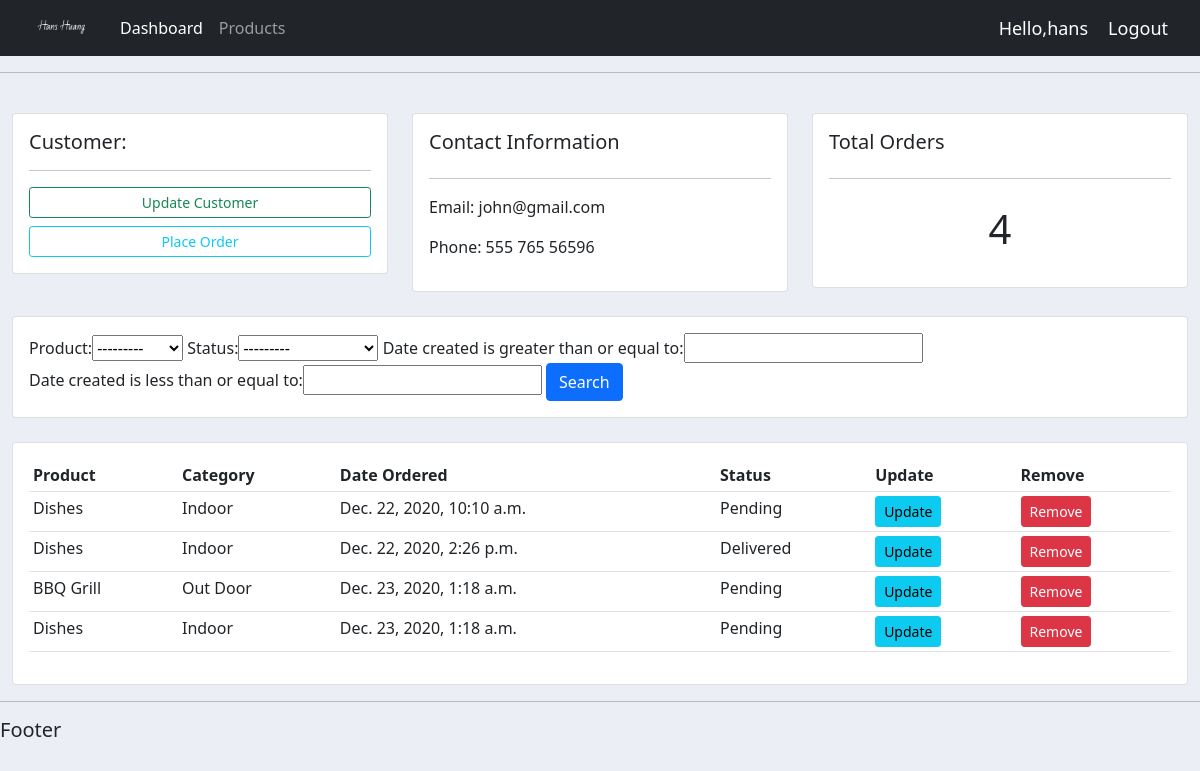
Page /customer/1 (signed in) on the committed database.
### accounts/models.py (models this page shows, shortened)
class Customer(models.Model):
    user = models.OneToOneField(User, blank=True, null=True, on_delete=models.CASCADE)
    name = models.CharField(max_length=200, null=True)
    phone = models.CharField(max_length=200, null=True)
    email = models.CharField(max_length=200, null=True)
    profile_pic = models.ImageField(default="default_profile_pic.png", null=True, blank=True)
    date_created = models.DateTimeField(auto_now_add=True, null=True)

class Order(models.Model):
    STATUS = (
        ('Pending', 'Pending'),
        ('Out for delivery', 'Out for delivery'),
        ('Delivered', 'Delivered'),
    )
    customer = models.ForeignKey(Customer, null=True, on_delete=models.SET_NULL)
    product = models.ForeignKey(Product, null=True, on_delete=models.SET_NULL)
    date_created = models.DateTimeField(auto_now_add=True, null=True)
    status = models.CharField(max_length=200, null=True, choices=STATUS)

class Product(models.Model):
    CATEGORY = (
        ('Indoor', 'Indoor'),
        ('Out Door', 'Out Door'),
    )
    name = models.CharField(max_length=200, null=True)
    price = models.FloatField(null=True)
    category = models.CharField(max_length=200, null=True, choices=CATEGORY)
    description = models.CharField(max_length=200, null=True, blank=True)
    date_created = models.DateTimeField(auto_now_add=True, null=True)
    tags = models.ManyToManyField(Tag)
    def __str__(self):
        return self.name

### accounts/decorators.py (the view)
        def wrapper_func(request, *args, **kwargs):
            group = None
            if request.user.groups.exists():
                group = request.user.groups.all()[0].name
            if group in allowed_roles:
                return view_func(request, *args, **kwargs)
            else:
                return HttpResponse("You are not authorized to view this page")

### accounts/views.py (called while the page is built)
@login_required(login_url='login')
@allowed_user(allowed_roles=['admin'])
def customer(request, pk):
    customer = Customer.objects.get(pk=pk)
    orders = customer.order_set.all()
    order_count = orders.count()
    my_filter = OrderFilter(request.GET, queryset=orders)
    orders = my_filter.qs
    context = {
        'customer': customer,
        'orders': orders,
        'order_count': order_count,
        'my_filter': my_filter,
    }
    return render(request, 'accounts/customer.html', context)

### accounts/templates/accounts/customer.html
{% extends 'base.html' %}
{% block content %}
    <br>
    <div class="row">
        <div class="col-md">
            <div class="card">
                <div class="card-body">
                    <h5>Customer:</h5>
                    <hr>
                    <div class="d-grid gap-2">
                        <a class="btn btn-outline-success btn-sm" href="">Update Customer</a>
                        <a class="btn btn-outline-info btn-sm" href="{% url 'create_order' customer.pk %}">Place Order</a>
                    </div>
                </div>
            </div>
        </div>
        <div class="col-md">
            <div class="card card-body">
                <h5>Contact Information</h5>
                <hr>
                <p>Email: {{ customer.email }}</p>
                <p>Phone: {{ customer.phone }}</p>
            </div>
        </div>
        <div class="col-md">
            <div class="card card-body">
                <h5>Total Orders</h5>
                <hr>
                <h1 style="text-align: center;padding: 10px">{{ order_count }}</h1>
            </div>
        </div>
    </div>
    <br>
    <div class="row">
        <div class="col">
            <div class="card card-body">
                <form method="get">
                    {{ my_filter.form }}
                    <button class="btn btn-primary" type="submit">Search</button>
                </form>
            </div>
        </div>
    </div>
    <br>
    <div class="row">
        <div class="col-md">
            <div class="card card-body">
                <table class="table table-sm">
                    <tr>
                        <th>Product</th>
                        <th>Category</th>
                        <th>Date Ordered</th>
                        <th>Status</th>
                        <th>Update</th>
                        <th>Remove</th>
                    </tr>
                    {% for order in orders %}
                        <tr>
                            <td>{{ order.product }}</td>
                            <td>{{ order.product.category }}</td>
                            <td>{{ order.date_created }}</td>
                            <td>{{ order.status }}</td>
                            <td><a href="{% url 'update_order' order.pk %}" class="btn btn-sm btn-info">Update</a> </td>
                            <td><a href="{% url 'delete_order' order.pk %}" class="btn btn-sm btn-danger">Remove</a> </td>
                        </tr>
                    {%  endfor %}
                </table>
            </div>
        </div>
    </div>
{% endblock %}

### accounts/templates/navbar.html (shortened to what this page needs)
{% load static %}
<nav class="navbar navbar-expand-lg navbar-dark bg-dark">
    <div class="container-fluid">
        <img src="{% static 'images/signature.png' %}" height="30">
        <div class="collapse navbar-collapse" id="navbarNav">
            <ul class="navbar-nav">
                {% if request.user.is_staff %}
                    <li class="nav-item">
                        <a class="nav-link active" aria-current="page" href="{% url 'home' %}">Dashboard</a>
                    </li>
                    <li class="nav-item">
                        <a class="nav-link" href="{% url 'products' %}">Products</a>
                    </li>
                {% endif %}
            </ul>
        </div>
        <span class="hello-msg">Hello,{{ request.user }}</span>
        <span><a class="hello-msg" style="text-decoration: none" href="{% url 'logout' %}">Logout</a> </span>
    </div>
</nav>

### static/css/main.css (style rules this page uses)
body { background-color: #ebeff5; }

### accounts/templates/navbar.html (style rules this page uses)
.hello-msg { font-size: 18px; color: white; margin-right: 20px; }

### rows in the picture
Customer: email "john@gmail.com", phone "555 765 56596"
Order: product "Dishes", product.category "Indoor", date_created "Dec. 22, 2020, 10:10 a.m.", status "Pending"
Order: product "Dishes", product.category "Indoor", date_created "Dec. 22, 2020, 2:26 p.m.", status "Delivered"
Order: product "BBQ Grill", product.category "Out Door", date_created "Dec. 23, 2020, 1:18 a.m.", status "Pending"
Order: product "Dishes", product.category "Indoor", date_created "Dec. 23, 2020, 1:18 a.m.", status "Pending"

### other values in the picture
{{ request.user }} "hans"
{{ order_count }} "4"
